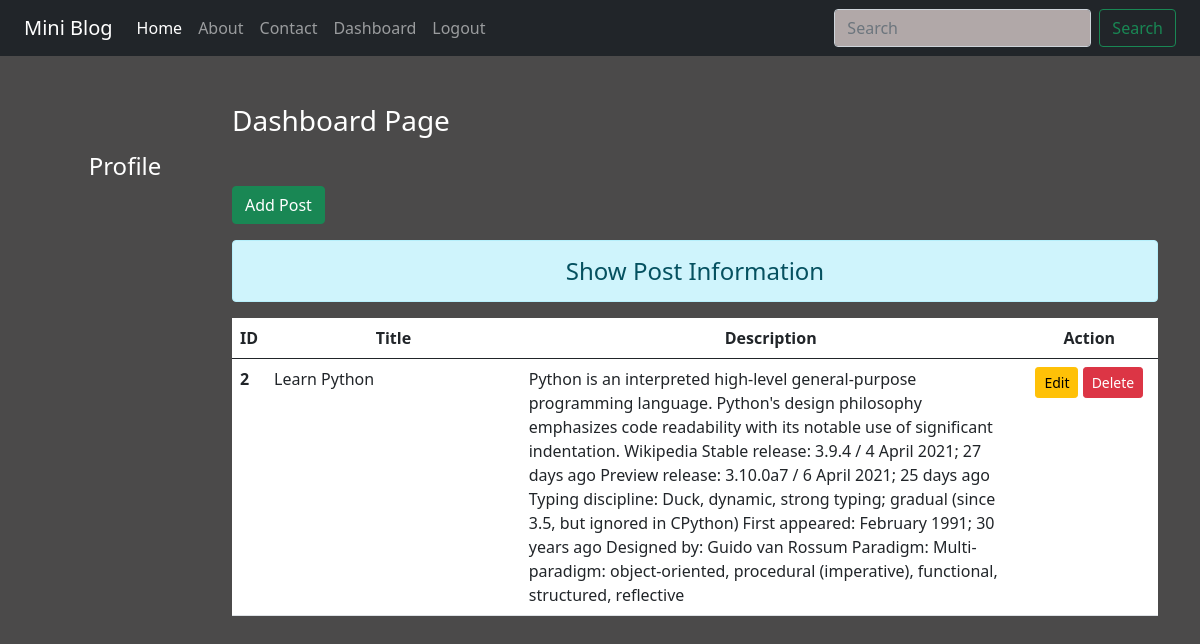
The page /dashboard/ (signed in) on the database its author committed.
### blog/models.py (models this page shows)
class Post(models.Model):
    title = models.CharField(max_length=150)
    desc = models.TextField()

### blog/views.py (the view)
# urls.py: path('dashboard/',views.dashboard,name="dashboard"),
def dashboard(request):
    if request.user.is_authenticated:
        posts = Post.objects.all()
        user = request.user
        full_name = user.get_full_name()
        gps = user.groups.all()
        return render(request,'blog/dashboard.html',{'posts':posts,'full_name':full_name,'groups':gps})
    else:
        return HttpResponseRedirect('/login/')

### blog/templates/blog/dashboard.html (shortened to what this page needs)
{% extends "blog/base.html" %} {% load static %}  {% block side %}
<div class="col-sm-2 text-white my-5 text-center">
    <h4 class="my-5">Profile</h4>
</div>
{% endblock side %} {% block content %}
<div class="col-sm-10">
    <h3 class="text-white my-5">Dashboard Page</h3>
    <a href="{% url 'addpost' %}" class="btn btn-success">Add Post</a>
    <h4 class="text-center alert alert-info mt-3">Show Post Information</h4>
    {% if posts %}
    <table class="table table-hover bg-white">
        <thead>
            <tr class="text-center">
                <th scope="col" style="width:2%">ID</th>
                <th scope="col" style="width:28%">Title</th>
                <th scope="col" style="width:55%">Description</th>
                <th scope="col" style="width:15%">Action</th>
            </tr>
        </thead>
        <tbody>
            {% for post in posts %}
            <tr>
                <th scope="row">{{post.id}}</th>
                <td>{{post.title}}</td>
                <td>{{post.desc}}</td>
                <td class="text-center">
                    <a href="{% url 'updatepost' post.id %}" class="btn btn-warning btn-sm">Edit</a> {% if perms.blog.delete_post %}
                    <form action="{% url 'deletepost' post.id %}" method="post" class="d-inline">
                        <input type="submit" class="btn btn-danger btn-sm" value="Delete">
                    </form>
                    {% endif %}
                </td>
            </tr>
            {% endfor %}
        </tbody>
    </table>
    {% else %}
    <h4 class="text-center alert alert-warning">No Records</h4>
    {% endif %}
</div>
{% endblock content %}

### blog/static/blog/css/style.css (style rules this page uses)
body { background-color: rgb(75, 74, 74); color: antiquewhite; }

### rows shown on the page
Post: id "2", title "Learn Python", desc "Python is an interpreted high-level general-purpose programming language. Python's design philosophy emphasizes code readability with its notable use of significant indentation. Wikipedia Stable release: 3.9.4 / 4 April 2021; 27 days ago Preview release: 3.10.0a7 / 6 April 2021; 25 days ago Typing discipline: Duck, dynamic, strong typing; gradual (since 3.5, but ignored in CPython) First appeared: February 1991; 30 years ago Designed by: Guido van Rossum Paradigm: Multi-paradigm: object-oriented, procedural (imperative), functional, structured, reflective"
